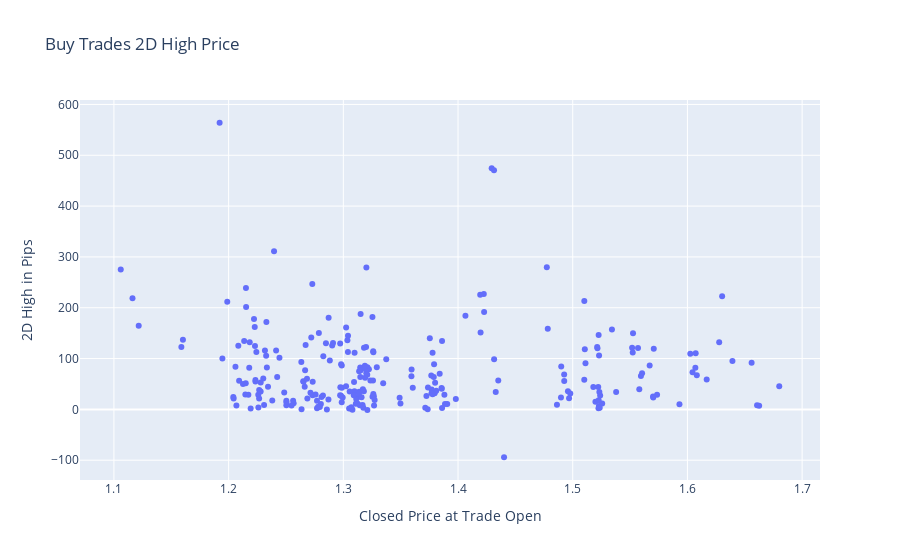

Notebook cell for this chart:
### Code cell
#Visualize the high of sell trades 
fig = go.Figure(data=go.Scatter(
    x=sell_df['close'],  # Access the 'x' column
    y=sell_df['2D High in Pips'],  # Access the 'y' column
    mode='markers',
#     marker=dict(
#         size=10,
#         color=colors,  # Map colors from the 'color_column'
#         opacity=0.8
#     )
))

# Customize the layout
fig.update_layout(
    title="Buy Trades 2D High Price",
    xaxis_title="Closed Price at Trade Open",
    yaxis_title="2D High in Pips",
#     grid=True
)
fig.show()

### Figure 1 — Plotly figure (JSON) as saved in the notebook; plotly's stock layout.template omitted (floating-point values rounded to 4 significant figures; data arrays with more than 128 entries replaced by an {"elided": "..."} marker saying what was removed)
{"data": [{"mode": "markers", "type": "scatter", "x": {"elided": "247 float values"}, "y": {"elided": "247 float values"}}], "layout": {"title": {"text": "Buy Trades 2D High Price"}, "xaxis": {"title": {"text": "Closed Price at Trade Open"}}, "yaxis": {"title": {"text": "2D High in Pips"}}}}
